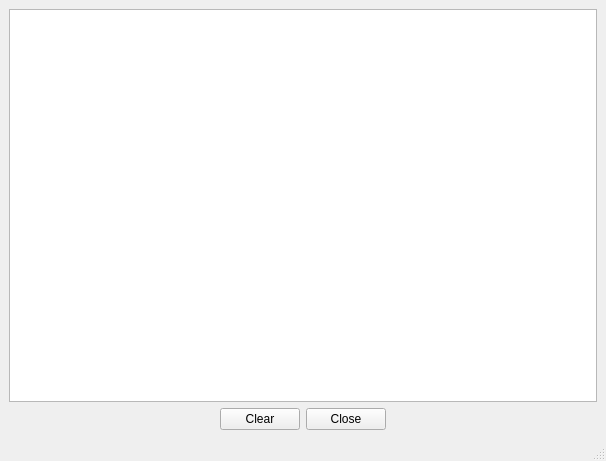
<?xml version="1.0" encoding="UTF-8"?>
<ui version="4.0">
 <class>LogWindow</class>
 <widget class="QMainWindow" name="LogWindow">
  <property name="geometry">
   <rect>
    <x>0</x>
    <y>0</y>
    <width>606</width>
    <height>461</height>
   </rect>
  </property>
  <property name="windowTitle">
   <string>MainWindow</string>
  </property>
  <widget class="QWidget" name="verticalLayoutWidget">
   <property name="sizePolicy">
    <sizepolicy hsizetype="Maximum" vsizetype="Maximum">
     <horstretch>0</horstretch>
     <verstretch>0</verstretch>
    </sizepolicy>
   </property>
   <layout class="QVBoxLayout" name="verticalLayout">
    <property name="sizeConstraint">
     <enum>QLayout::SetMaximumSize</enum>
    </property>
    <item>
     <widget class="QPlainTextEdit" name="logText">
      <property name="readOnly">
       <bool>true</bool>
      </property>
      <property name="overwriteMode">
       <bool>true</bool>
      </property>
     </widget>
    </item>
    <item>
     <layout class="QHBoxLayout" name="horizontalLayout">
      <item>
       <spacer name="horizontalSpacer">
        <property name="orientation">
         <enum>Qt::Horizontal</enum>
        </property>
        <property name="sizeHint" stdset="0">
         <size>
          <width>40</width>
          <height>20</height>
         </size>
        </property>
       </spacer>
      </item>
      <item>
       <widget class="QPushButton" name="clearButton">
        <property name="text">
         <string>Clear</string>
        </property>
       </widget>
      </item>
      <item>
       <widget class="QPushButton" name="closeButton">
        <property name="sizePolicy">
         <sizepolicy hsizetype="Fixed" vsizetype="Fixed">
          <horstretch>0</horstretch>
          <verstretch>0</verstretch>
         </sizepolicy>
        </property>
        <property name="layoutDirection">
         <enum>Qt::LeftToRight</enum>
        </property>
        <property name="text">
         <string>Close</string>
        </property>
       </widget>
      </item>
      <item>
       <spacer name="horizontalSpacer_2">
        <property name="orientation">
         <enum>Qt::Horizontal</enum>
        </property>
        <property name="sizeHint" stdset="0">
         <size>
          <width>40</width>
          <height>20</height>
         </size>
        </property>
       </spacer>
      </item>
     </layout>
    </item>
   </layout>
  </widget>
  <widget class="QMenuBar" name="menubar">
   <property name="geometry">
    <rect>
     <x>0</x>
     <y>0</y>
     <width>606</width>
     <height>29</height>
    </rect>
   </property>
  </widget>
  <widget class="QStatusBar" name="statusbar"/>
 </widget>
 <resources/>
 <connections/>
</ui>
